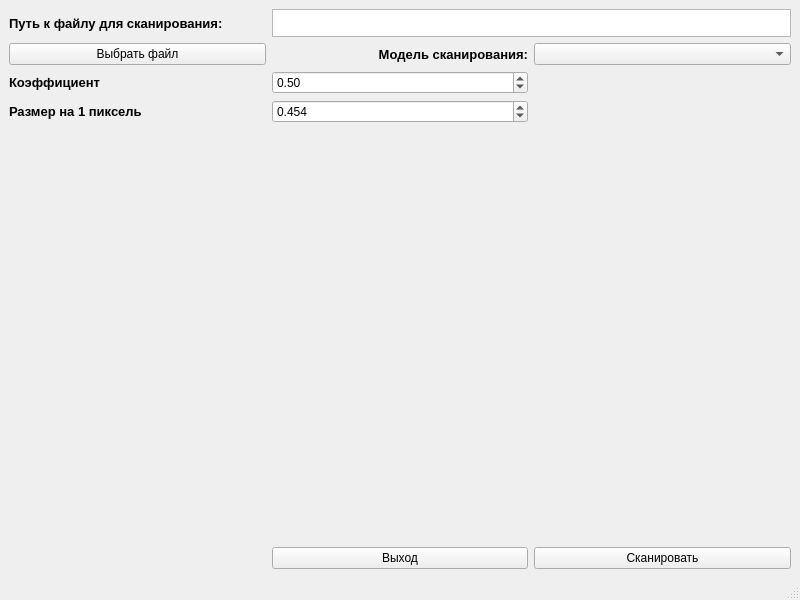
<?xml version="1.0" encoding="UTF-8"?>
<ui version="4.0">
 <class>MainWindow</class>
 <widget class="QMainWindow" name="MainWindow">
  <property name="geometry">
   <rect>
    <x>0</x>
    <y>0</y>
    <width>800</width>
    <height>600</height>
   </rect>
  </property>
  <property name="sizePolicy">
   <sizepolicy hsizetype="Maximum" vsizetype="Maximum">
    <horstretch>0</horstretch>
    <verstretch>0</verstretch>
   </sizepolicy>
  </property>
  <property name="minimumSize">
   <size>
    <width>800</width>
    <height>600</height>
   </size>
  </property>
  <property name="windowTitle">
   <string>Настройка окна</string>
  </property>
  <widget class="QWidget" name="centralwidget">
   <layout class="QGridLayout" name="gridLayout_2">
    <item row="0" column="0">
     <layout class="QGridLayout" name="gridLayout">
      <item row="1" column="0">
       <widget class="QPushButton" name="chooseButton">
        <property name="text">
         <string>Выбрать файл</string>
        </property>
       </widget>
      </item>
      <item row="0" column="1" colspan="2">
       <widget class="QTextEdit" name="pathTextEdit">
        <property name="sizePolicy">
         <sizepolicy hsizetype="MinimumExpanding" vsizetype="Minimum">
          <horstretch>0</horstretch>
          <verstretch>0</verstretch>
         </sizepolicy>
        </property>
        <property name="maximumSize">
         <size>
          <width>16777215</width>
          <height>28</height>
         </size>
        </property>
        <property name="font">
         <font>
          <pointsize>10</pointsize>
         </font>
        </property>
        <property name="frameShadow">
         <enum>QFrame::Sunken</enum>
        </property>
        <property name="verticalScrollBarPolicy">
         <enum>Qt::ScrollBarAsNeeded</enum>
        </property>
        <property name="sizeAdjustPolicy">
         <enum>QAbstractScrollArea::AdjustIgnored</enum>
        </property>
       </widget>
      </item>
      <item row="4" column="1" colspan="2">
       <spacer name="verticalSpacer">
        <property name="orientation">
         <enum>Qt::Vertical</enum>
        </property>
        <property name="sizeType">
         <enum>QSizePolicy::Expanding</enum>
        </property>
        <property name="sizeHint" stdset="0">
         <size>
          <width>20</width>
          <height>40</height>
         </size>
        </property>
       </spacer>
      </item>
      <item row="1" column="2">
       <widget class="QComboBox" name="algComboBox">
        <property name="placeholderText">
         <string>Выбрать модель...</string>
        </property>
       </widget>
      </item>
      <item row="5" column="1">
       <widget class="QPushButton" name="exitButton">
        <property name="text">
         <string>Выход</string>
        </property>
       </widget>
      </item>
      <item row="1" column="1">
       <widget class="QLabel" name="label_2">
        <property name="font">
         <font>
          <pointsize>10</pointsize>
          <weight>75</weight>
          <bold>true</bold>
         </font>
        </property>
        <property name="text">
         <string>Модель сканирования:</string>
        </property>
        <property name="alignment">
         <set>Qt::AlignRight|Qt::AlignTrailing|Qt::AlignVCenter</set>
        </property>
       </widget>
      </item>
      <item row="0" column="0">
       <widget class="QLabel" name="label">
        <property name="sizePolicy">
         <sizepolicy hsizetype="Minimum" vsizetype="Minimum">
          <horstretch>0</horstretch>
          <verstretch>0</verstretch>
         </sizepolicy>
        </property>
        <property name="minimumSize">
         <size>
          <width>0</width>
          <height>0</height>
         </size>
        </property>
        <property name="font">
         <font>
          <pointsize>10</pointsize>
          <weight>75</weight>
          <bold>true</bold>
         </font>
        </property>
        <property name="text">
         <string>Путь к файлу для сканирования:</string>
        </property>
       </widget>
      </item>
      <item row="2" column="0">
       <widget class="QLabel" name="label_3">
        <property name="font">
         <font>
          <pointsize>10</pointsize>
          <weight>75</weight>
          <bold>true</bold>
         </font>
        </property>
        <property name="text">
         <string>Коэффициент</string>
        </property>
       </widget>
      </item>
      <item row="5" column="2">
       <widget class="QPushButton" name="scanButton">
        <property name="text">
         <string>Сканировать</string>
        </property>
       </widget>
      </item>
      <item row="3" column="0">
       <widget class="QLabel" name="label_4">
        <property name="font">
         <font>
          <pointsize>10</pointsize>
          <weight>75</weight>
          <bold>true</bold>
         </font>
        </property>
        <property name="text">
         <string>Размер на 1 пиксель</string>
        </property>
       </widget>
      </item>
      <item row="2" column="1">
       <widget class="QDoubleSpinBox" name="kDoubleSpinBox">
        <property name="value">
         <double>0.500000000000000</double>
        </property>
       </widget>
      </item>
      <item row="3" column="1">
       <widget class="QDoubleSpinBox" name="sizePixelDoubleSpinBox">
        <property name="decimals">
         <number>3</number>
        </property>
        <property name="value">
         <double>0.454000000000000</double>
        </property>
       </widget>
      </item>
     </layout>
    </item>
   </layout>
  </widget>
  <widget class="QMenuBar" name="menubar">
   <property name="geometry">
    <rect>
     <x>0</x>
     <y>0</y>
     <width>800</width>
     <height>21</height>
    </rect>
   </property>
  </widget>
  <widget class="QStatusBar" name="statusbar"/>
 </widget>
 <resources/>
 <connections/>
</ui>
